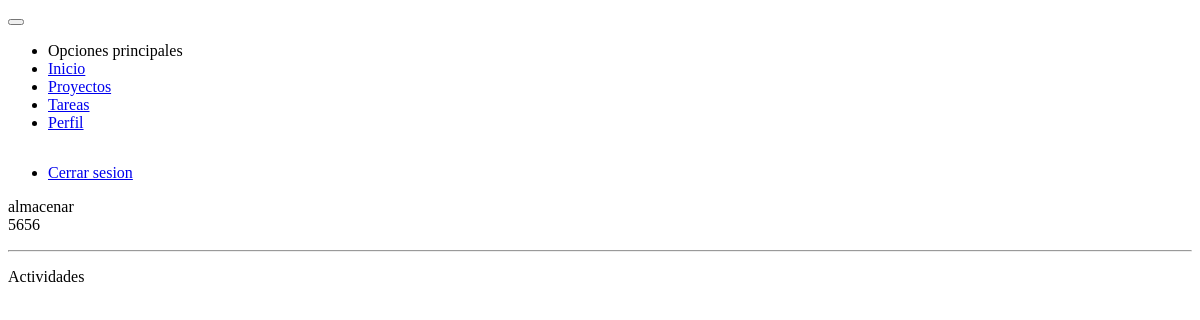
/proyectos/ver/almacenar/ (signed in), run on an earlier commit of the app's database.
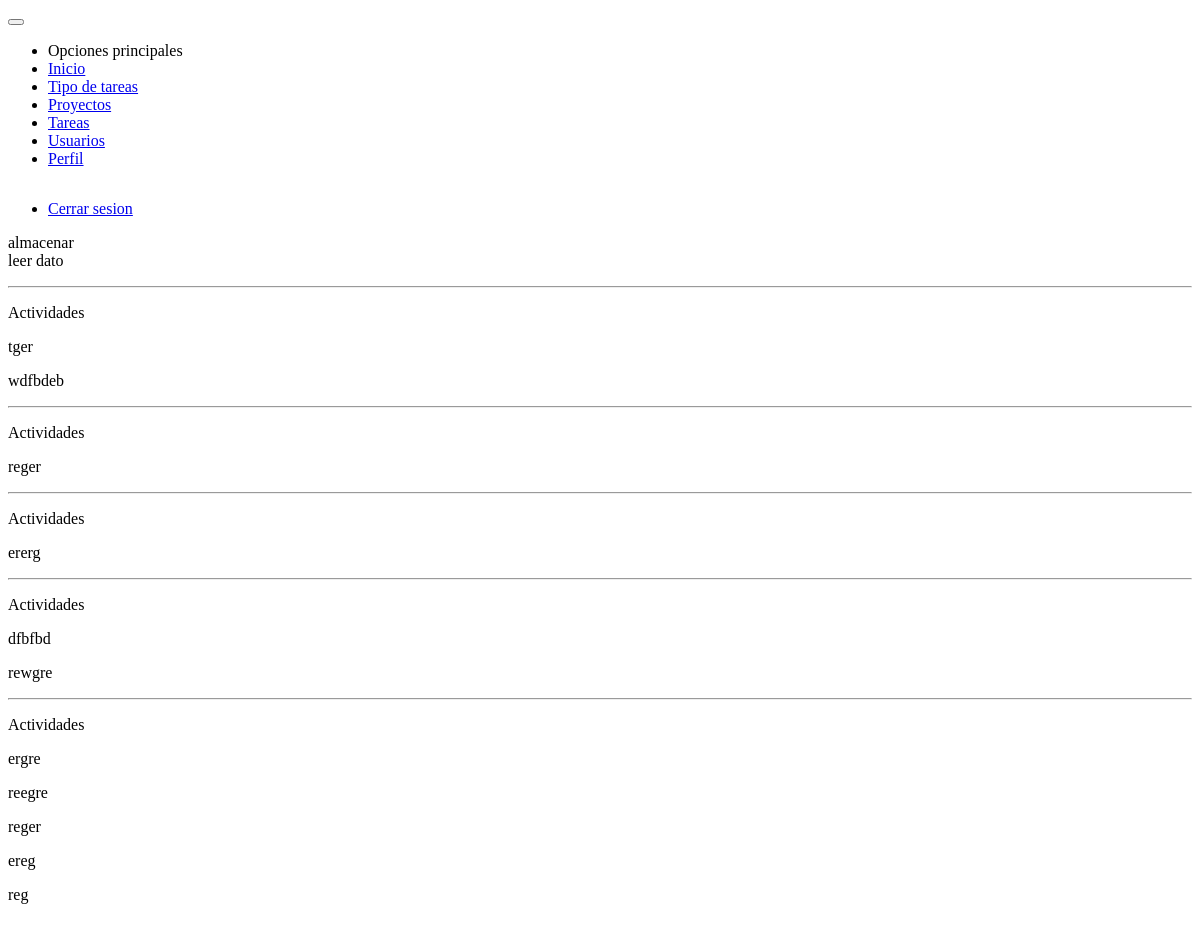
And on a later commit of the database.
### tasks/models.py (models this page shows)
class Task(models.Model):
    project = models.ForeignKey(Project, on_delete=models.CASCADE)
    type_task = models.ForeignKey(TypeTask, on_delete=models.CASCADE)
    task = models.CharField(max_length=50)
    description = models.TextField()
    state = models.BooleanField(default=False)
    porcentage = models.IntegerField(default=0)
    slug = models.SlugField(max_length=60, unique=True)
    created_at = models.DateTimeField(auto_now_add=timezone.now())
    updated_at = models.DateTimeField(auto_now=timezone.now())
    def __str__(self):
        return self.task

class Activities(models.Model):
    name = models.CharField(max_length=50)
    process = models.BooleanField(default=False)
    task = models.ForeignKey(Task, on_delete=models.CASCADE)
    created_at = models.DateTimeField(auto_now_add=timezone.now())
    def __str__(self):
        return self.name

### projects/views.py (the view)
# urls.py: path('proyectos/ver/<slug>/', views.ProjectView.as_view(), name='view_project'),
class ProjectView(LoginRequiredMixin, DetailView):
    login_url = 'users:login'
    template_name = 'projects/view_project.html'
    def get_queryset(self):
        developer = User.objects.filter(pk=self.request.user.pk).first()
        return Project.objects.filter(developer=developer).annotate(Count('task__activities'))

### projects/templates/projects/view_project.html
{% extends 'base.html' %}
{% block content %}
    <div class="card text-center">
        <div class="card-content m-2">
            <div class="card-title">{{ object.name }}</div>
            <div class="row">
                {% for task in object.task_set.all %}
                    <div class="cell-sm-12 cell-md-3">
                        <div class="card">
                            <div class="card-content m-2">
                                <div class="card-title">{{ task }}</div>
                                <p>{{ task.description }}</p>
                                <hr>
                                <p class="card-title">Actividades</p>
                                {% for activities in task.activities_set.all  %}
                                    <p>{{ activities }}</p>
                                {% endfor %}
                            </div>
                        </div>
                    </div>
                {% endfor %}
            </div>
        </div>
    </div>
{% endblock %}

What changed in the data, as far as the page shows it:
removed Task: task "5656"
added Task: task "leer dato"
added Task: task "tger", description "wdfbdeb"
added Task: task "reger"
added Task: task "ererg"
added Task: task "dfbfbd", description "rewgre"
added Activities: name "ergre"
added Activities: name "reegre"
added Activities: name "reger"
added Activities: name "ereg"
added Activities: name "reg"
Also different on the page:
text now shown: "Tipo de tareas Usuarios"
